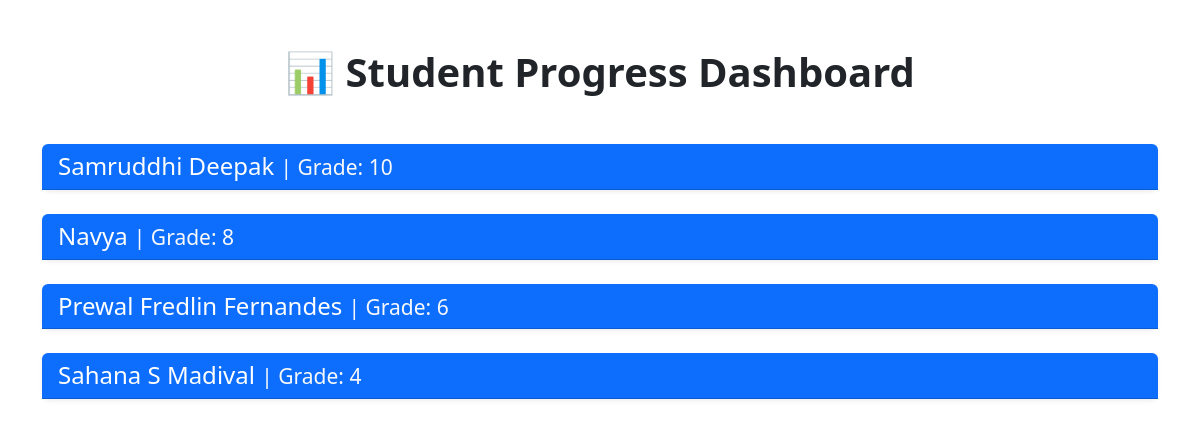
The app's page /student_progress (signed in), older data.
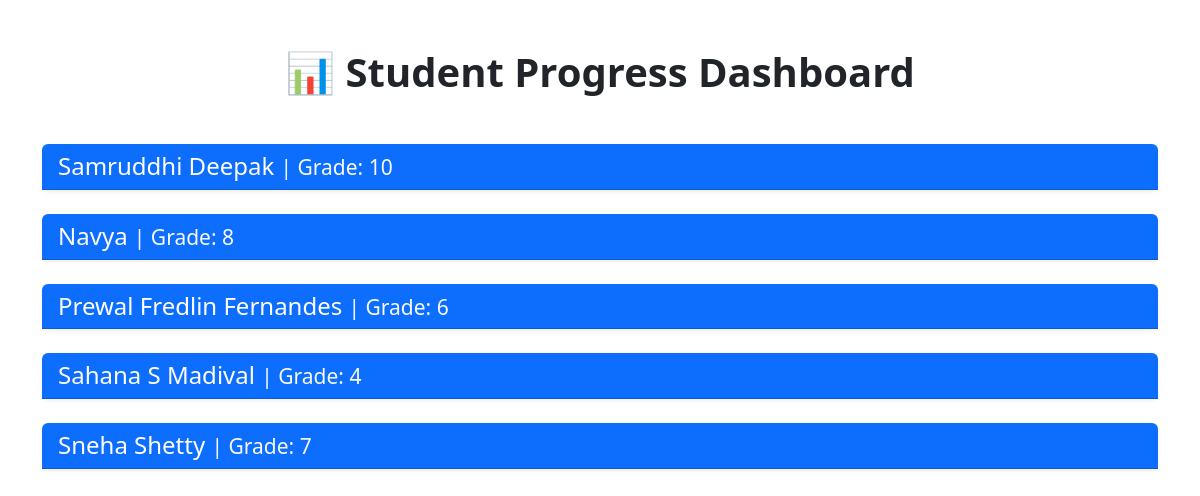
The same page, newer data.
### tables this page shows
CREATE TABLE students (
        id INTEGER PRIMARY KEY AUTOINCREMENT,
        name TEXT NOT NULL,
        age INTEGER,
        grade TEXT,
        accessibility TEXT,
        email TEXT,
        phone TEXT,
        password_hash TEXT,
        created_at TEXT
    );

### app.py (the view)
@app.route("/student_progress")
@login_required(role="teacher")
def student_progress():
    conn = get_db()
    cur = conn.cursor()
    filter_id = request.args.get("student_id")
    if filter_id:
        cur.execute("SELECT * FROM students WHERE id = ?", (filter_id,))
    else:
        cur.execute("SELECT * FROM students")
    students = cur.fetchall()
    progress_data = []
    for student in students:
        student_id = student["id"]
        cur.execute("SELECT * FROM uploads WHERE student_id = ?", (student_id,))
        uploads = cur.fetchall()
        total_uploads = len(uploads)
        cur.execute("SELECT * FROM flashcards WHERE student_id = ?", (student_id,))
        flashcards = cur.fetchall()
        total_flashcards = sum(f['num_flashcards'] for f in flashcards)
        cur.execute("SELECT * FROM quiz_attempts WHERE student_id = ?", (student_id,))
        quizzes = cur.fetchall()
        total_quizzes = len(quizzes)
        avg_score = round(sum(q['score'] for q in quizzes) / total_quizzes, 2) if total_quizzes else 0
        completion_rate = f"{total_quizzes}/{total_uploads}" if total_uploads else "0/0"
        num_audiobooks = len([u for u in uploads if u['filename'].endswith('.mp3')])
        progress_data.append({
            "student": student,
            "uploads": uploads,
            "total_uploads": total_uploads,
            "flashcards": flashcards,
            "total_flashcards": total_flashcards,
            "quizzes": quizzes,
            "total_quizzes": total_quizzes,
            "avg_score": avg_score,
            "completion_rate": completion_rate,
            "num_audiobooks": num_audiobooks
        })
    conn.close()
    return render_template("student_progress.html", progress_data=progress_data, filter_id=filter_id)

### app.py (called while the page is built)
def get_db():
    conn = sqlite3.connect(DB)
    conn.row_factory = sqlite3.Row
    return conn

def login_required(role=None):
    def decorator(f):
        @wraps(f)
        def wrapped(*args, **kwargs):
            user = session.get("user")
            if not user:
                flash("Please log in first.")
                return redirect(url_for("index"))
            if role and user.get("role") != role:
                flash(f"Access restricted to {role}s only.")
                return redirect(url_for("index"))
            return f(*args, **kwargs)
        return wrapped
    return decorator

### templates/student_progress.html (shortened to what this page needs)
<link href="https://cdn.jsdelivr.net/npm/bootstrap@5.3.2/dist/css/bootstrap.min.css" rel="stylesheet">
<div class="container my-5">
    <h1 class="mb-5 text-center fw-bold">📊 Student Progress Dashboard</h1>
    {% for p in progress_data %}
    <div class="card mb-4 shadow-sm border-0 rounded-3">
        <div class="card-header bg-primary text-white rounded-top">
            <h4 class="mb-0">
                <a class="text-white text-decoration-none d-block"
                    data-bs-toggle="collapse"
                    href="#student{{ loop.index }}"
                    role="button"
                    aria-expanded="false"
                    aria-controls="student{{ loop.index }}">
                    {{ p.student.name }}
                    <small class="text-light">| Grade: {{ p.student.grade }}</small>
                </a>
            </h4>
        </div>
    </div>
    {% endfor %}
</div>

Row changes from the older to the newer data that the page shows:
added students: student.name "Sneha Shetty", student.grade "7"
Text that changed along with them:
new list line: "| Grade:"
